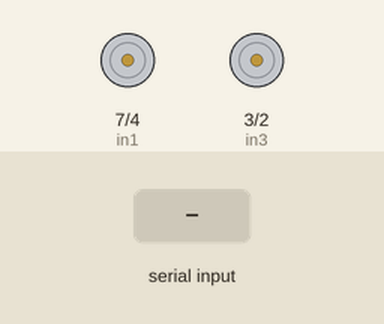
This sketch was run on a simulated Arduino Uno, built with avr-gcc and run on an emulated ATmega328P. Parts: motor-driver pin pairs drawn as motors (green arrow = first pin HIGH = forward, orange = second pin HIGH = backward, longer = more drive, scaled by the enable pin). Inputs (shaded band) come from the test bench. What the sketch prints to the serial monitor is not drawn.

Above: at 1.2 s.
1.3 s: "+" received over Serial
At 2.1 s:
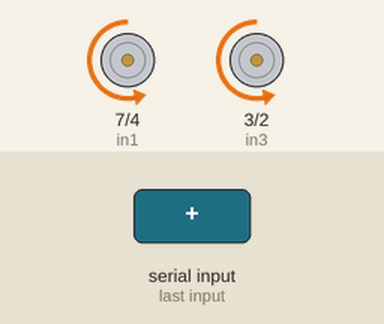
2.8 s: "-" received over Serial
At 3.2 s:
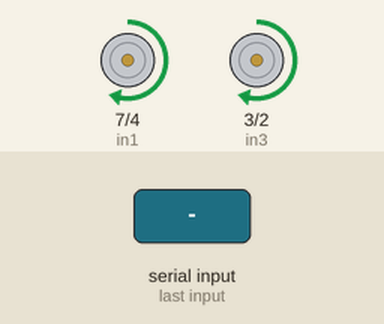
4.3 s: "%" received over Serial
At 5.5 s:
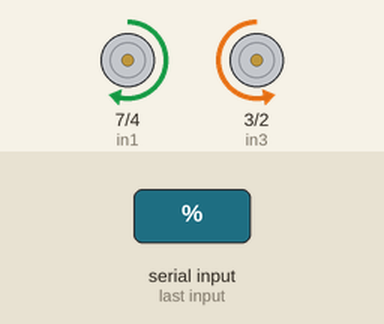
5.8 s: "&" received over Serial
At 6.7 s:
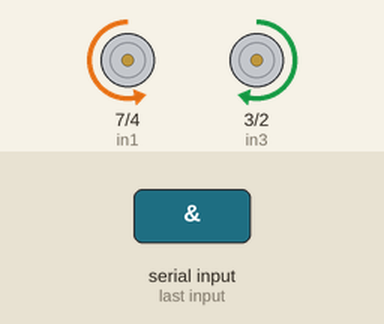
7.3 s: "1" received over Serial
At 7.8 s:
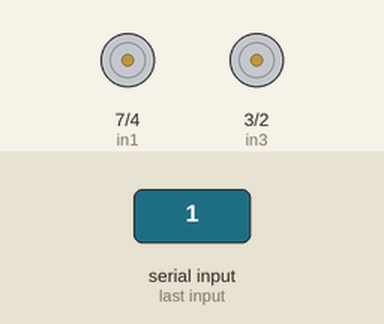
Timing chart, 0 to 9.8 s (numbered marks = the images above; inputs shaded):
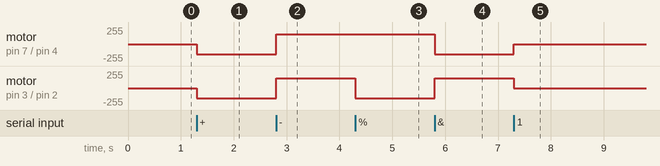

Measured:
- after the input at 1.3 s, motor on pin 7 (in1) / pin 4 (in2), motor on pin 3 (in3) / pin 2 (in4): stopped → backward 150/255 at once
- after the input at 2.8 s, motor on pin 7 (in1) / pin 4 (in2), motor on pin 3 (in3) / pin 2 (in4): backward 150/255 → forward 150/255 at once
- after the input at 4.3 s, motor on pin 3 (in3) / pin 2 (in4): forward 150/255 → backward 150/255 at once
- after the input at 5.8 s, motor on pin 7 (in1) / pin 4 (in2): forward 150/255 → backward 150/255 at once; motor on pin 3 (in3) / pin 2 (in4): backward 150/255 → forward 150/255 at once
- after the input at 7.3 s, motor on pin 7 (in1) / pin 4 (in2): backward 150/255 → stopped at once; motor on pin 3 (in3) / pin 2 (in4): forward 150/255 → stopped at once

The sketch:

change_direction_DC_serial.ino
```cpp
const int in1 = 7;
const int in2 = 4;
const int in3 = 3;
const int in4 = 2;

const int enable1 = 6;
const int enable2 = 5;
const int encod_pin = A0;

float pi = 3.14;
int encod_val;
float dist_calc;

int max_black_encod = 483;

void setup(){
  Serial.begin(9600);
  pinMode(in1,OUTPUT);
  pinMode(in2,OUTPUT);
  pinMode(in3,OUTPUT);
  pinMode(in4,OUTPUT);
  Serial.println("change direction +/-, turn %/&");
  analogWrite(enable1, 150);
  analogWrite(enable2, 150);
}

void loop(){
  if(Serial.available()){
    char chari = Serial.read();
    if(chari == '+'){
      digitalWrite(in1,LOW); //left wheel cw
      digitalWrite(in2,HIGH);

      digitalWrite(in3,LOW); //right wheel cw
      digitalWrite(in4,HIGH);
      //encoder(900);

    }

    else if(chari == '-'){
      digitalWrite(in1,HIGH); //both counter ccw
      digitalWrite(in2,LOW);

      digitalWrite(in3,HIGH);
      digitalWrite(in4, LOW);
      //encoder(90);
    }

    else if(chari == '%'){
      digitalWrite(in1,HIGH); // turns ccw for right
      digitalWrite(in2,LOW);

      digitalWrite(in3,LOW);
      digitalWrite(in4, HIGH);
    }

    else if(chari == '&'){
      digitalWrite(in1,LOW);
      digitalWrite(in2,HIGH);

      digitalWrite(in3,HIGH);// turns ccw for left
      digitalWrite(in4, LOW);
    }
    else
    {
      digitalWrite(in1,LOW);//turns both off
      digitalWrite(in2,LOW);
      digitalWrite(in3,LOW);
      digitalWrite(in4,LOW);
    }
  }
}

void encoder(float distance)
{
  int num_tri = 4;
  float diameter = 36;

  float dist_calc = 0;

  while(dist_calc < distance)
  {
  encod_val = analogRead(encod_pin);
  Serial.println("encoder value: ");
  Serial.println(encod_val);
  delay(1000);
  if(encod_val < max_black_encod)
  {
    dist_calc += (pi/num_tri)*(diameter/2);
    Serial.println(dist_calc);
  }
  }

  return;
}
```
